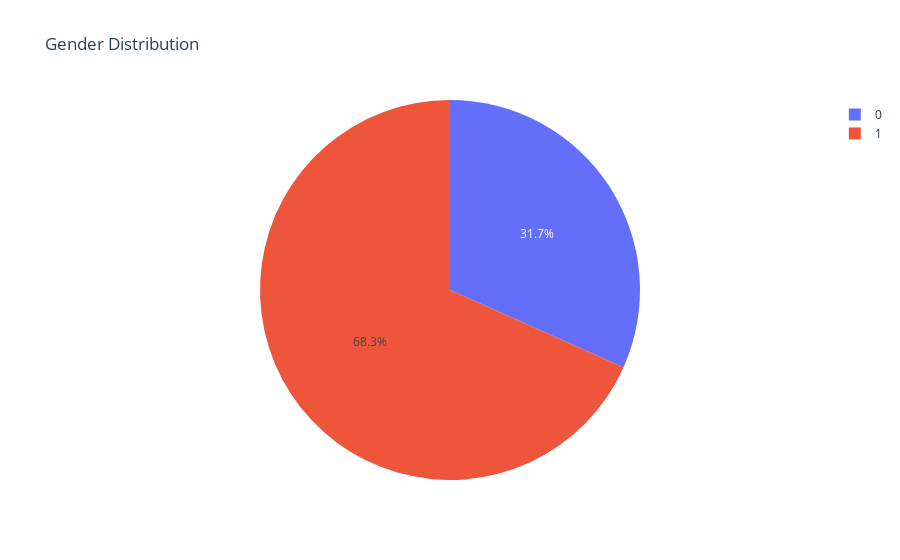

Write notebook code for a chart like this one.
### Markdown cell above
### Plot 2. Pie Chart - Gender Distribution

### Code cell
fig2 = px.pie(df, names="sex", title="Gender Distribution", labels={"sex": "Gender"}, category_orders={"sex": [0, 1]})
fig2.show()

### Figure 1 — Plotly figure (JSON) as saved in the notebook; plotly's stock layout.template omitted (floating-point values rounded to 4 significant figures; data arrays with more than 128 entries replaced by an {"elided": "..."} marker saying what was removed)
{"data": [{"direction": "clockwise", "domain": {"x": [0, 1], "y": [0, 1]}, "hovertemplate": "Gender=%{label}<extra></extra>", "labels": {"elided": "303 int values"}, "legendgroup": "", "name": "", "showlegend": true, "sort": false, "type": "pie"}], "layout": {"legend": {"tracegroupgap": 0}, "title": {"text": "Gender Distribution"}}}
